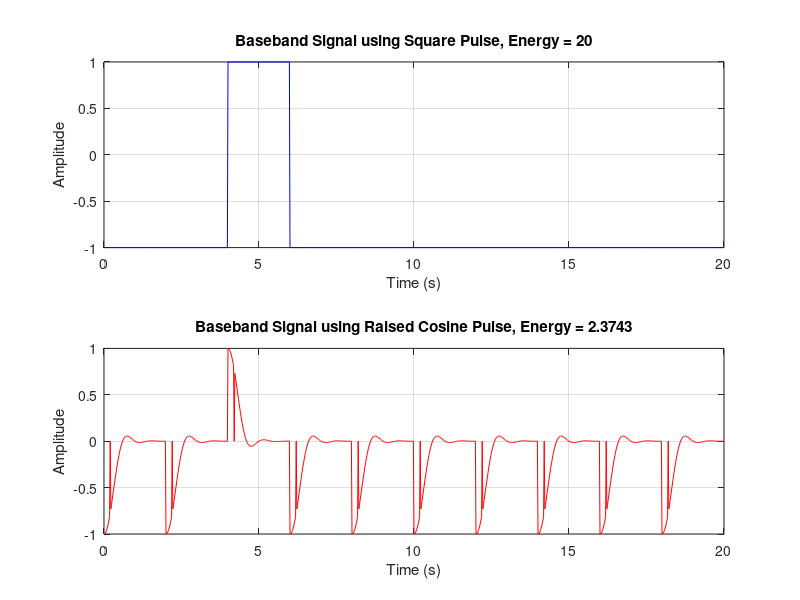
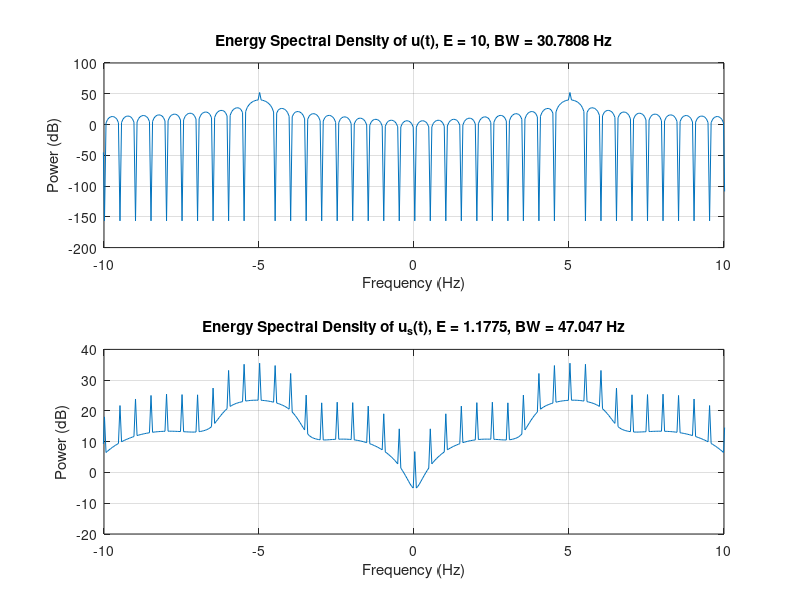

Here is the MATLAB script that generated these plots, in order: (Note: this script raises an error after producing the figures.)
clear; clc; close all;

%% 1. Set Random Seed and Generate Bit Sequence
RUID = 208001821;
rng(RUID);
bb = randi([0, 1], 1, 1000);

%% 2. Generate Baseband Signals
T = 2;       
A = 1; 
Ts = 0.02; 
fs = 1/Ts; 

t = 0:Ts:T-Ts;

% Define square pulse p(t)
p_t = A * ones(size(t));

% Define raised cosine pulse p_s(t)
r = 5;
p_s_t = sinc(t/T) .* cos(pi*r*t/T) ./ (1 - (2*r*t/T).^2);
p_s_t(abs(2*r*t/T) == 1) = 0; 
p_s_t = p_s_t / max(abs(p_s_t));

% Generate s(t) and s_s(t)
s = [];
s_s = [];
for i = 1:10 
    if bb(i) == 1
        s = [s p_t];
        s_s = [s_s p_s_t];
    else
        s = [s -p_t]; 
        s_s = [s_s -p_s_t]; 
    end
end

% Time vector for first 10 bits
t_full = 0:Ts:(10*T-Ts);

% Compute energy for baseband signals
E_s = sum(abs(s).^2) * Ts;
E_s_s = sum(abs(s_s).^2) * Ts;

% Plot baseband signals
figure;
subplot(2,1,1);
plot(t_full, s, 'b');
title(['Baseband Signal using Square Pulse, Energy = ', num2str(E_s)]);
xlabel('Time (s)');
ylabel('Amplitude');
grid on;

subplot(2,1,2);
plot(t_full, s_s, 'r');
title(['Baseband Signal using Raised Cosine Pulse, Energy = ', num2str(E_s_s)]);
xlabel('Time (s)');
ylabel('Amplitude');
grid on;

%% 3. Up-conversion
fc = 5; 

% Perform up-conversion
u = s .* cos(2*pi*fc*t_full);
u_s = s_s .* cos(2*pi*fc*t_full);

% Compute energy for modulated signals
E_u = sum(abs(u).^2) * Ts;
E_u_s = sum(abs(u_s).^2) * Ts;

% Compute FFT
U = fftshift(abs(fft(u)));
U_s = fftshift(abs(fft(u_s)));

f = linspace(-fs/2, fs/2, length(U));

% Compute bandwidth (99% power method)
P_u = abs(U).^2;
P_u_s = abs(U_s).^2;

cumulative_u = cumsum(P_u) / sum(P_u);
cumulative_u_s = cumsum(P_u_s) / sum(P_u_s);

BW_u = f(find(cumulative_u >= 0.99, 1)) - f(find(cumulative_u <= 0.01, 1));
BW_u_s = f(find(cumulative_u_s >= 0.99, 1)) - f(find(cumulative_u_s <= 0.01, 1));

% Plot Energy Spectral Density (ESD)
figure;
subplot(2,1,1);
plot(f, 10*log10(U.^2 + eps));
title(['Energy Spectral Density of u(t), E = ', num2str(E_u), ', BW = ', num2str(BW_u), ' Hz']);
xlabel('Frequency (Hz)');
ylabel('Power (dB)');
grid on;
xlim([-fc-5 fc+5]);

subplot(2,1,2);
plot(f, 10*log10(U_s.^2 + eps));
title(['Energy Spectral Density of u_s(t), E = ', num2str(E_u_s), ', BW = ', num2str(BW_u_s), ' Hz']);
xlabel('Frequency (Hz)');
ylabel('Power (dB)');
grid on;
xlim([-fc-5 fc+5]);

%% 4. Down-conversion and Filtering
% Multiply by cos(2*pi*fc*t) to down-convert
d = u .* cos(2*pi*fc*t_full);
d_s = u_s .* cos(2*pi*fc*t_full);

% Design LPF - Moving Average Filter
L1 = 2; 
L2 = 10;

h1 = ones(1, L1) / L1;
h2 = ones(1, L2) / L2;

d_f1 = filter(h1, 1, d);
d_s_f1 = filter(h1, 1, d_s);

d_f2 = filter(h2, 1, d);
d_s_f2 = filter(h2, 1, d_s);

% Detection and Decoding
num_bits = 10;
mid_sample_indices = round((T/2: T : num_bits * T) / Ts);
mid_sample_indices = mid_sample_indices(mid_sample_indices <= length(d_f1));

decoded_bits_L2 = d_f1(mid_sample_indices) > 0;
decoded_bits_L10 = d_f2(mid_sample_indices) > 0;

bit_errors_L2 = sum(decoded_bits_L2 ~= bb(1:length(decoded_bits_L2)));
bit_errors_L10 = sum(decoded_bits_L10 ~= bb(1:length(decoded_bits_L10)));

% Display Results
disp(['Energy of u(t): ', num2str(E_u)]);
disp(['Energy of u_s(t): ', num2str(E_u_s)]);
disp(['Bandwidth of u(t): ', num2str(BW_u), ' Hz']);
disp(['Bandwidth of u_s(t): ', num2str(BW_u_s), ' Hz']);

disp('Decoded Bits with L=2: ');
disp(decoded_bits_L2);
disp(['Number of Bit Errors with L=2: ', num2str(bit_errors_L2)]);

disp('Decoded Bits with L=10: ');
disp(decoded_bits_L10);
disp(['Number of Bit Errors with L=10: ', num2str(bit_errors_L10)]);

% Create a table with bit errors
bit_error_table = table(["L=2"; "L=10"], [bit_errors_L2; bit_errors_L10], ...
    'VariableNames', {'Filter_Length', 'Bit_Errors'});

% Save results for report submission
writetable(bit_error_table, 'bit_error_report.csv');

